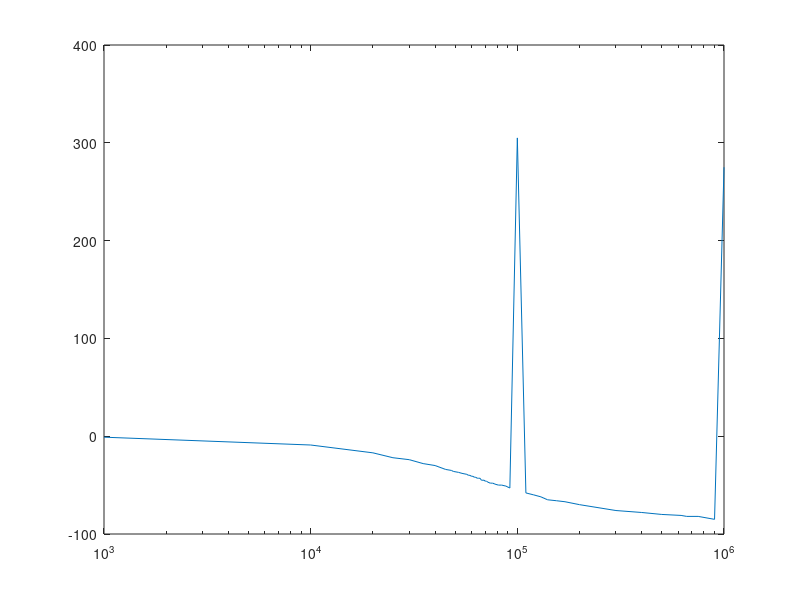

This figure's MATLAB source:
close all;
clear all;
datos=csvread('bode.csv');
ganancia=datos(:,3)./datos(:,2);
ganancia=20*log10(ganancia);
fase=datos(:,4);
frecuencia=datos(:,1).*1000;
%semilogx(frecuencia,ganancia)
semilogx(frecuencia,fase)